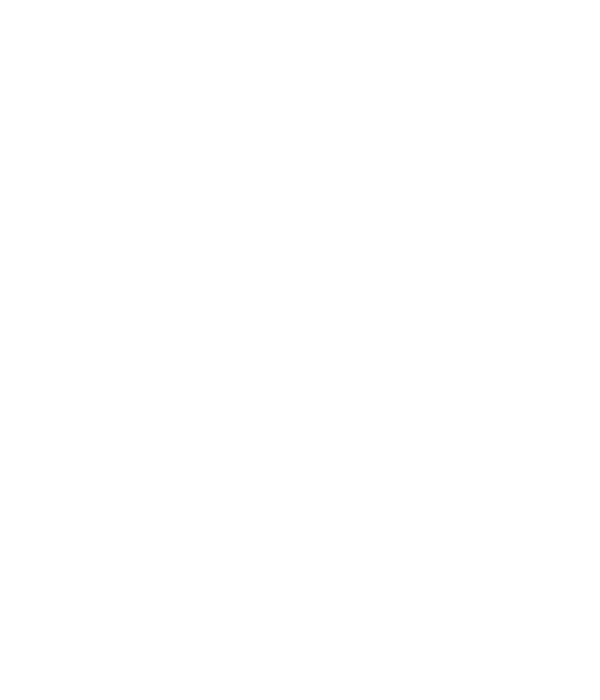
Frame 1 (no input)
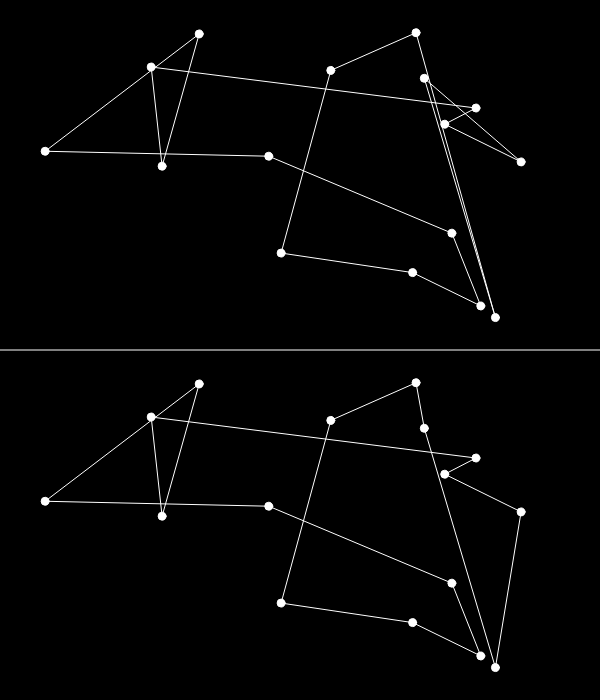
Frame 60 (no input)
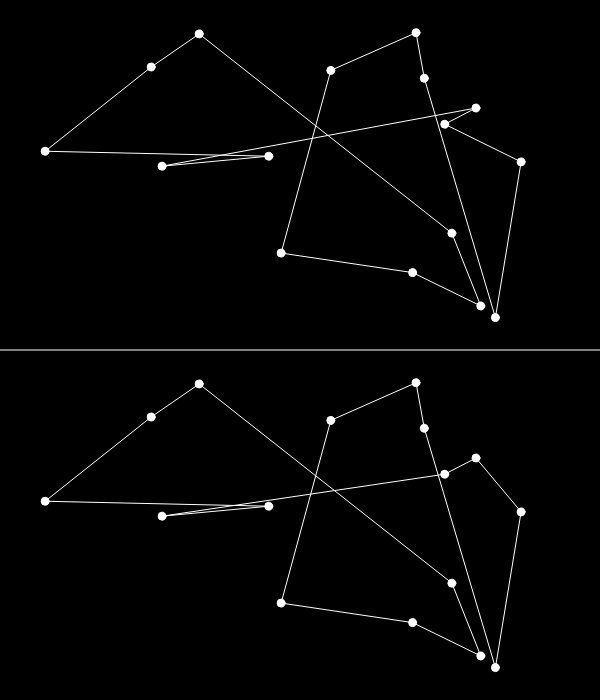
Frame 120 (the mouse pressed at the canvas centre since frame 60)

The p5.js sketch that drew these frames (run headless with seeded random() and noise() and a simulated clock; from frame 60 on, the mouse is pressed at the canvas centre):

// p5.js sketch
// ── sketch.js
// Daniel Shiffman
// Nature of Code: Intelligence and Learning
// https://github.com/shiffman/NOC-S17-2-Intelligence-Learning

// Evolve Traveling Salesperson

// Cities
var cities = [];
var totalCities = 16;
var distMatrix = []

// Best path overall
var StartDistance;
var recordDistance;
var bestEver;
var bestEverdist = 10e20;
var historyrange = 130;
var memcount;

// Population of possible orders
var tsp = null;
var tspBest = null;
// var popTotal = 600;
var sliderTC, sliderC;
var ord,i,j,newDist,val;

var Temp;
var TStart = 4.9e1;
var coolingMin = 0.99999;
var cooling = coolingMin;

var outT,outs,outN, outStart,outBest,outOpti,outbestever;
var button,button2,button3;

function setup() {
  createCanvas(600, 700);

  createNewCities(totalCities);


  sliderTC = createSlider(5, 50, totalCities);
  sliderTC.position(620, 140);

  sliderC = createSlider(0, 100, 50);
  sliderC.position(620, 390); 

  tsp = new SA(totalCities);

  tsp.randStart();
  tsp.setDisMatrix(distMatrix);

  StartDistance=tsp.calcDistance();
  recordDistance=StartDistance;

  tspBest = new SA(totalCities);
  tspBest.setOrder(tsp.getOrder());

  temperature = TStart;


  outN = createElement('h2', '');
  outN.position(620, 90);
  outN.style('font-size: 24px; color: white');
  outs="N= "+totalCities;
  outN.html(outs);

  outT = createElement('h2', '');
  outT.position(620, 470);
  outT.style('font-size: 24px; color: red');

  outStart = createElement('h2', '');
  outStart.position(620, 520);
  outStart.style('font-size: 18px; color: gray');
  outs="L Start : "+StartDistance.toFixed(1) +" km";
  outStart.html(outs);

  outBest = createElement('h2', '');
  outBest.position(620, 550);
  outBest.style('font-size: 18px; color: gray');
  outs="L Best   &nbsp;&nbsp;:  "+recordDistance.toFixed(1) +" km";
  outBest.html(outs);


  outOpti = createElement('h2', '');
  outOpti.position(620, 640);
  outOpti.style('font-size: 18px; color: gray');
  val = (StartDistance-recordDistance)/StartDistance*100;
  outs="Opt : "+val.toFixed(2) + "%";
  outOpti.html(outs);

  outbestever = createElement('h2', '');
  outbestever.position(620, 580);
  outbestever.style('font-size: 18px; color: gray');
  outs="Best Ever : " + bestEverdist.toFixed(1) + " km";
  outbestever.html(outs);

  outC = createElement('h2', '');
  outC.position(620, 340);
  outC.style('font-size: 24px; color: white');
  outs="cooling = "+cooling;
  outC.html(outs); 





  button = createButton('heat');
  button.position(620, 30);
  button.mousePressed(heat);

  button.style("background","#AA9988");
  button.style("background-image","linear-gradient(to bottom, #AA9988, #888888)");
  button.style("border-radius","28px");
  button.style("font-family","Arial");
  button.style("color","#ffffff");
  button.style("font-size","32px");
  button.style("padding","10px 20px 10px 20px");
  button.style("text-decoration","none");


  button2 = createButton('cool');
  button2.position(620, 190);
  button2.mousePressed(cool);

  button2.style("background","#AA9988");
  button2.style("background-image","linear-gradient(to bottom, #AA9988, #888888)");
  button2.style("border-radius","28px");
  button2.style("font-family","Arial");
  button2.style("color","#ffffff");
  button2.style("font-size","32px");
  button2.style("padding","10px 20px 10px 20px");
  button2.style("text-decoration","none");

  button3 = createButton('random');
  button3.position(620, 260);
  button3.mousePressed(randStart);

  button3.style("background","#AA9988");
  button3.style("background-image","linear-gradient(to bottom, #AA9988, #888888)");
  button3.style("border-radius","28px");
  button3.style("font-family","Arial");
  button3.style("color","#ffffff");
  button3.style("font-size","32px");
  button3.style("padding","10px 20px 10px 20px");
  button3.style("text-decoration","none");


}

function draw() {
  if (sliderTC.value() != totalCities){
    totalCities = sliderTC.value();
    createNewCities(totalCities);
    tsp.setTotalCities(totalCities);
    tspBest.setTotalCities(totalCities);

    tsp.randStart();
    tsp.setDisMatrix(distMatrix);
    tspBest.setOrder(tsp.getOrder());
    tspBest.setDisMatrix(distMatrix);
    recordDistance = tspBest.calcDistance();
    StartDistance=recordDistance;
    bestEverdist=StartDistance;

    temperature = TStart;

    

    outs="N= "+totalCities;
    outN.html(outs);
    outs="L Start : "+StartDistance.toFixed(1) +" km";
    outStart.html(outs);



  }

  
  // getOrder
  ord = tsp.getOrder();

  i = floor(random(ord.length));
  j = floor(random(ord.length));
  swap(ord,i,j);
  tsp.setOrder(ord);
  newDist = tsp.calcDistance();

// output
  if (frameCount % 16 ==0){
  //cooling
  cooling = coolingMin - sliderC.value()/100000;

  outs = "cooling = "+cooling;
  outC.html(outs);


  background(0);
  tsp.show();
  translate(0, height / 2);
  line(0, 0, width, 0);
  // Show the best ever!
  tspBest.show();
  outs= "T= "+temperature.toFixed(3);
  outT.html(outs);
  val = (StartDistance-recordDistance)/StartDistance*100;
  outs="Shorter : "+val.toFixed(2) + "%";
  outOpti.html(outs);
  outs="L Best   &nbsp;&nbsp;:  "+recordDistance.toFixed(1) +" km";
  outBest.html(outs);
  outs="Best Ever : " + bestEverdist.toFixed(1) + " km";
  outbestever.html(outs);
}

if (newDist < bestEverdist){
  memcount = historyrange;
  bestEverdist = newDist
  bestEver = tsp.getOrder();

}


  diff = newDist-recordDistance;
  if (diff < 0 || exp( -diff / temperature ) > random()){
    recordDistance = newDist;
    tspBest.setOrder(tsp.getOrder());
  }else{

    tsp.setOrder(tspBest.getOrder());
    memcount = memcount-1;

  }
  temperature *= cooling;

 if (memcount < 0){
   memcount = historyrange;
   tsp.setOrder(bestEver);
   tspBest.setOrder(bestEver);
   //alert('history used');
 }


}



function createNewCities(totalCities) {
  bestEverdist = 10e10;
  cities=[];
  recordDistance = Infinity;
  // Make random cities
  for (var i = 0; i < totalCities; i++) {
    var v = createVector(random(10, width - 10), random(10, height / 2 - 10));
    cities[i] = v;
  }


  distMatrix = [];
  for (var i = 0; i < totalCities; i++) {
    var row = []
    for (var j = 0; j < totalCities; j++) {
      row[j]=dist(cities[i].x,cities[i].y,cities[j].x,cities[j].y);
    }
    distMatrix[i] = row;
  }



}

function heat() {
  temperature *=  1.2;
  bestEverdist = 10e20;
  recordDistance =  10e20;
}

function cool(){

  temperature *= 0.8;
  bestEverdist = 10e20;
  recordDistance =  10e20;
}

function randStart(){

  var tmp = shuffle(tsp.getOrder());
  //alert(tmp);
  bestEver=tmp;
  tsp.setOrder(tmp);
  tspBest.setOrder(tmp);
  StartDistance=tsp.calcDistance();
  recordDistance=StartDistance;
  bestEverdist=StartDistance;
  outs="L Start : "+StartDistance.toFixed(1) +" km";
  outStart.html(outs);
}

// ── SA.js

//  Martin Guggisberg, twiter @mgje


// Simulated Annealing Methode
function swap(a, i, j) {
  var temp = a[i];
  a[i] = a[j];
  a[j] = temp;
}

// function ashuffle(a) {
//     for (let i = a.length; i; i--) {
//         let j = Math.floor(Math.random() * i);
//         [a[i - 1], a[j]] = [a[j], a[i - 1]];
//     }
// }

// A SA object
var SA = function(total) {
  this.setTotalCities(total);
};


SA.prototype.calcDistance = function() {
  var d;
  var sum=0;
  for (var i = 0; i < this.order.length - 1; i++) {
    d = this.distMatrix[this.order[i]][this.order[i+1]];
    sum += d;
  }
  // closing Ring
  d = this.distMatrix[this.order[0]][this.order.length - 1];
  sum += d;

  this.dist = sum;
  return this.dist;
}




SA.prototype.setDisMatrix = function(mat){
  this.distMatrix=mat;
};

SA.prototype.setTotalCities = function(n){
  this.total=n;
};

SA.prototype.randStart = function() {
  tmp=[]
  for (var i = 0; i < this.total; i++) {
    tmp.push(i);
  }

  shuffle(tmp);
  this.order=shuffle(tmp);
  //console.log(this.order);
};


SA.prototype.getOrder = function(){
  return this.order.slice(0);
};

SA.prototype.setOrder = function(mord){
  this.order = mord
};

// Draw the path
SA.prototype.show = function() {
  // Lines
  stroke(255);
  strokeWeight(1);
  noFill();
  beginShape();

  //console.log(this.order);


  for (var i = 0; i < this.order.length; i++) {
    var n = this.order[i];
    vertex(cities[n].x, cities[n].y);
  }
  vertex(cities[this.order[0]].x, cities[this.order[0]].y);
  endShape();

  // Cities
  fill(255);
  for (var i = 0; i < this.order.length; i++) {
    var n = this.order[i];
    ellipse(cities[n].x, cities[n].y, 8, 8);
  }
};
